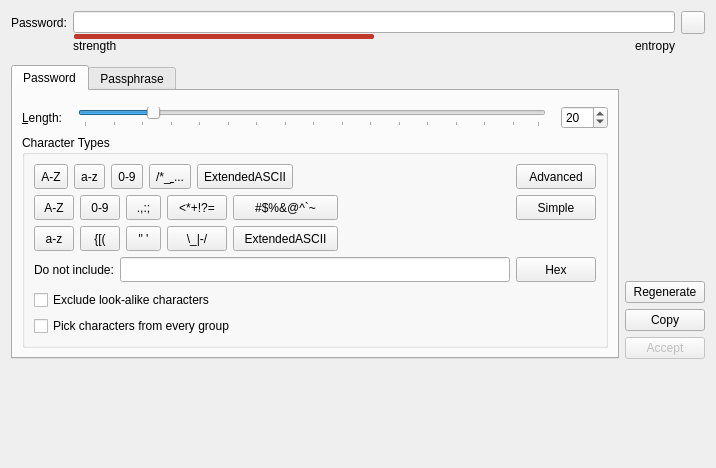
<?xml version="1.0" encoding="UTF-8"?>
<ui version="4.0">
 <class>PasswordGeneratorWidget</class>
 <widget class="QWidget" name="PasswordGeneratorWidget">
  <property name="geometry">
   <rect>
    <x>0</x>
    <y>0</y>
    <width>716</width>
    <height>468</height>
   </rect>
  </property>
  <property name="sizePolicy">
   <sizepolicy hsizetype="Preferred" vsizetype="Fixed">
    <horstretch>0</horstretch>
    <verstretch>0</verstretch>
   </sizepolicy>
  </property>
  <property name="windowTitle">
   <string/>
  </property>
  <layout class="QVBoxLayout" name="verticalLayout_2" stretch="0,0,0">
   <property name="sizeConstraint">
    <enum>QLayout::SetMinimumSize</enum>
   </property>
   <item>
    <layout class="QGridLayout" name="passwordFieldLayout">
     <property name="sizeConstraint">
      <enum>QLayout::SetMinimumSize</enum>
     </property>
     <property name="bottomMargin">
      <number>0</number>
     </property>
     <property name="verticalSpacing">
      <number>0</number>
     </property>
     <item row="1" column="1">
      <widget class="QProgressBar" name="entropyProgressBar">
       <property name="minimumSize">
        <size>
         <width>50</width>
         <height>5</height>
        </size>
       </property>
       <property name="maximumSize">
        <size>
         <width>16777215</width>
         <height>5</height>
        </size>
       </property>
       <property name="styleSheet">
        <string notr="true">QProgressBar {
	border: none;
	height: 2px;
    font-size: 1px;
	background-color: transparent;
    padding: 0 1px;
}
QProgressBar::chunk {
	background-color: #c0392b;
	border-radius: 2px;
}</string>
       </property>
       <property name="maximum">
        <number>200</number>
       </property>
       <property name="value">
        <number>100</number>
       </property>
       <property name="textVisible">
        <bool>false</bool>
       </property>
       <property name="orientation">
        <enum>Qt::Horizontal</enum>
       </property>
       <property name="invertedAppearance">
        <bool>false</bool>
       </property>
       <property name="textDirection">
        <enum>QProgressBar::TopToBottom</enum>
       </property>
       <property name="format">
        <string>%p%</string>
       </property>
      </widget>
     </item>
     <item row="0" column="0">
      <widget class="QLabel" name="labelNewPassword">
       <property name="text">
        <string>Password:</string>
       </property>
       <property name="buddy">
        <cstring>editNewPassword</cstring>
       </property>
      </widget>
     </item>
     <item row="2" column="1">
      <layout class="QHBoxLayout" name="passwordStrengthTextLayout">
       <item>
        <widget class="QLabel" name="strengthLabel">
         <property name="minimumSize">
          <size>
           <width>70</width>
           <height>0</height>
          </size>
         </property>
         <property name="maximumSize">
          <size>
           <width>16777215</width>
           <height>30</height>
          </size>
         </property>
         <property name="text">
          <string comment="Password strength">strength</string>
         </property>
         <property name="textFormat">
          <enum>Qt::PlainText</enum>
         </property>
         <property name="alignment">
          <set>Qt::AlignLeading|Qt::AlignLeft|Qt::AlignTop</set>
         </property>
         <property name="margin">
          <number>3</number>
         </property>
        </widget>
       </item>
       <item>
        <spacer name="horizontalSpacer_2">
         <property name="orientation">
          <enum>Qt::Horizontal</enum>
         </property>
         <property name="sizeHint" stdset="0">
          <size>
           <width>40</width>
           <height>20</height>
          </size>
         </property>
        </spacer>
       </item>
       <item>
        <widget class="QLabel" name="entropyLabel">
         <property name="minimumSize">
          <size>
           <width>70</width>
           <height>0</height>
          </size>
         </property>
         <property name="text">
          <string>entropy</string>
         </property>
         <property name="alignment">
          <set>Qt::AlignRight|Qt::AlignTop|Qt::AlignTrailing</set>
         </property>
         <property name="margin">
          <number>3</number>
         </property>
        </widget>
       </item>
      </layout>
     </item>
     <item row="0" column="1">
      <widget class="PasswordEdit" name="editNewPassword">
       <property name="maxLength">
        <number>999</number>
       </property>
      </widget>
     </item>
     <item row="0" column="2">
      <widget class="QToolButton" name="togglePasswordButton">
       <property name="checkable">
        <bool>true</bool>
       </property>
      </widget>
     </item>
    </layout>
   </item>
   <item>
    <layout class="QHBoxLayout" name="horizontalLayout">
     <property name="sizeConstraint">
      <enum>QLayout::SetMinimumSize</enum>
     </property>
     <item>
      <widget class="QTabWidget" name="tabWidget">
       <property name="sizePolicy">
        <sizepolicy hsizetype="Expanding" vsizetype="Minimum">
         <horstretch>0</horstretch>
         <verstretch>0</verstretch>
        </sizepolicy>
       </property>
       <property name="tabPosition">
        <enum>QTabWidget::North</enum>
       </property>
       <property name="tabShape">
        <enum>QTabWidget::Rounded</enum>
       </property>
       <property name="currentIndex">
        <number>0</number>
       </property>
       <widget class="QWidget" name="passwordWidget">
        <attribute name="title">
         <string>Password</string>
        </attribute>
        <layout class="QGridLayout" name="gridLayout">
         <item row="1" column="0">
          <layout class="QHBoxLayout" name="optionsLayout">
           <property name="sizeConstraint">
            <enum>QLayout::SetMinimumSize</enum>
           </property>
           <item>
            <widget class="QGroupBox" name="groupBox">
             <property name="minimumSize">
              <size>
               <width>580</width>
               <height>0</height>
              </size>
             </property>
             <property name="title">
              <string>Character Types</string>
             </property>
             <layout class="QVBoxLayout" name="verticalLayout">
              <property name="sizeConstraint">
               <enum>QLayout::SetMinimumSize</enum>
              </property>
              <item>
               <widget class="QWidget" name="simpleBar" native="true">
                <layout class="QHBoxLayout" name="horizontalLayout_4">
                 <property name="leftMargin">
                  <number>0</number>
                 </property>
                 <property name="topMargin">
                  <number>0</number>
                 </property>
                 <property name="rightMargin">
                  <number>0</number>
                 </property>
                 <property name="bottomMargin">
                  <number>0</number>
                 </property>
                 <item>
                  <layout class="QHBoxLayout" name="alphabetLayout" stretch="0,0,0,0,0,0,0">
                   <property name="sizeConstraint">
                    <enum>QLayout::SetMinimumSize</enum>
                   </property>
                   <item>
                    <widget class="QToolButton" name="checkBoxUpper">
                     <property name="minimumSize">
                      <size>
                       <width>0</width>
                       <height>25</height>
                      </size>
                     </property>
                     <property name="focusPolicy">
                      <enum>Qt::StrongFocus</enum>
                     </property>
                     <property name="toolTip">
                      <string>Upper Case Letters</string>
                     </property>
                     <property name="text">
                      <string notr="true">A-Z</string>
                     </property>
                     <property name="checkable">
                      <bool>true</bool>
                     </property>
                     <attribute name="buttonGroup">
                      <string notr="true">optionButtons</string>
                     </attribute>
                    </widget>
                   </item>
                   <item>
                    <widget class="QToolButton" name="checkBoxLower">
                     <property name="minimumSize">
                      <size>
                       <width>0</width>
                       <height>25</height>
                      </size>
                     </property>
                     <property name="focusPolicy">
                      <enum>Qt::StrongFocus</enum>
                     </property>
                     <property name="toolTip">
                      <string>Lower Case Letters</string>
                     </property>
                     <property name="text">
                      <string notr="true">a-z</string>
                     </property>
                     <property name="checkable">
                      <bool>true</bool>
                     </property>
                     <attribute name="buttonGroup">
                      <string notr="true">optionButtons</string>
                     </attribute>
                    </widget>
                   </item>
                   <item>
                    <widget class="QToolButton" name="checkBoxNumbers">
                     <property name="minimumSize">
                      <size>
                       <width>0</width>
                       <height>25</height>
                      </size>
                     </property>
                     <property name="focusPolicy">
                      <enum>Qt::StrongFocus</enum>
                     </property>
                     <property name="toolTip">
                      <string>Numbers</string>
                     </property>
                     <property name="text">
                      <string notr="true">0-9</string>
                     </property>
                     <property name="checkable">
                      <bool>true</bool>
                     </property>
                     <attribute name="buttonGroup">
                      <string notr="true">optionButtons</string>
                     </attribute>
                    </widget>
                   </item>
                   <item>
                    <widget class="QToolButton" name="checkBoxSpecialChars">
                     <property name="enabled">
                      <bool>true</bool>
                     </property>
                     <property name="minimumSize">
                      <size>
                       <width>0</width>
                       <height>25</height>
                      </size>
                     </property>
                     <property name="focusPolicy">
                      <enum>Qt::StrongFocus</enum>
                     </property>
                     <property name="toolTip">
                      <string>Special Characters</string>
                     </property>
                     <property name="text">
                      <string notr="true">/*_&amp; ...</string>
                     </property>
                     <property name="checkable">
                      <bool>true</bool>
                     </property>
                     <attribute name="buttonGroup">
                      <string notr="true">optionButtons</string>
                     </attribute>
                    </widget>
                   </item>
                   <item>
                    <widget class="QToolButton" name="checkBoxExtASCII">
                     <property name="minimumSize">
                      <size>
                       <width>0</width>
                       <height>25</height>
                      </size>
                     </property>
                     <property name="maximumSize">
                      <size>
                       <width>16777215</width>
                       <height>16777215</height>
                      </size>
                     </property>
                     <property name="focusPolicy">
                      <enum>Qt::StrongFocus</enum>
                     </property>
                     <property name="toolTip">
                      <string>Extended ASCII</string>
                     </property>
                     <property name="text">
                      <string>ExtendedASCII</string>
                     </property>
                     <property name="checkable">
                      <bool>true</bool>
                     </property>
                     <attribute name="buttonGroup">
                      <string notr="true">optionButtons</string>
                     </attribute>
                    </widget>
                   </item>
                   <item>
                    <spacer name="horizontalSpacer">
                     <property name="orientation">
                      <enum>Qt::Horizontal</enum>
                     </property>
                     <property name="sizeHint" stdset="0">
                      <size>
                       <width>40</width>
                       <height>20</height>
                      </size>
                     </property>
                    </spacer>
                   </item>
                   <item>
                    <widget class="QPushButton" name="buttonAdvancedMode">
                     <property name="minimumSize">
                      <size>
                       <width>0</width>
                       <height>25</height>
                      </size>
                     </property>
                     <property name="toolTip">
                      <string>Switch to advanced mode</string>
                     </property>
                     <property name="text">
                      <string>Advanced</string>
                     </property>
                     <attribute name="buttonGroup">
                      <string notr="true">optionButtons</string>
                     </attribute>
                    </widget>
                   </item>
                  </layout>
                 </item>
                </layout>
               </widget>
              </item>
              <item>
               <widget class="QWidget" name="advancedBar" native="true">
                <property name="enabled">
                 <bool>true</bool>
                </property>
                <layout class="QHBoxLayout" name="horizontalLayout_5">
                 <property name="leftMargin">
                  <number>0</number>
                 </property>
                 <property name="topMargin">
                  <number>0</number>
                 </property>
                 <property name="rightMargin">
                  <number>0</number>
                 </property>
                 <property name="bottomMargin">
                  <number>0</number>
                 </property>
                 <item>
                  <layout class="QVBoxLayout" name="verticalLayout_4">
                   <property name="sizeConstraint">
                    <enum>QLayout::SetMinimumSize</enum>
                   </property>
                   <item>
                    <widget class="QToolButton" name="checkBoxUpperAdv">
                     <property name="minimumSize">
                      <size>
                       <width>40</width>
                       <height>25</height>
                      </size>
                     </property>
                     <property name="focusPolicy">
                      <enum>Qt::StrongFocus</enum>
                     </property>
                     <property name="toolTip">
                      <string>Upper Case Letters A to F</string>
                     </property>
                     <property name="text">
                      <string>A-Z</string>
                     </property>
                     <property name="checkable">
                      <bool>true</bool>
                     </property>
                     <attribute name="buttonGroup">
                      <string notr="true">optionButtons</string>
                     </attribute>
                    </widget>
                   </item>
                   <item>
                    <widget class="QToolButton" name="checkBoxLowerAdv">
                     <property name="minimumSize">
                      <size>
                       <width>40</width>
                       <height>25</height>
                      </size>
                     </property>
                     <property name="focusPolicy">
                      <enum>Qt::StrongFocus</enum>
                     </property>
                     <property name="toolTip">
                      <string>Lower Case Letters A to F</string>
                     </property>
                     <property name="text">
                      <string>a-z</string>
                     </property>
                     <property name="checkable">
                      <bool>true</bool>
                     </property>
                     <attribute name="buttonGroup">
                      <string notr="true">optionButtons</string>
                     </attribute>
                    </widget>
                   </item>
                  </layout>
                 </item>
                 <item>
                  <layout class="QVBoxLayout" name="verticalLayout_6">
                   <property name="sizeConstraint">
                    <enum>QLayout::SetMinimumSize</enum>
                   </property>
                   <item>
                    <widget class="QToolButton" name="checkBoxNumbersAdv">
                     <property name="minimumSize">
                      <size>
                       <width>40</width>
                       <height>25</height>
                      </size>
                     </property>
                     <property name="focusPolicy">
                      <enum>Qt::StrongFocus</enum>
                     </property>
                     <property name="toolTip">
                      <string>Numbers</string>
                     </property>
                     <property name="text">
                      <string>0-9</string>
                     </property>
                     <property name="checkable">
                      <bool>true</bool>
                     </property>
                     <attribute name="buttonGroup">
                      <string notr="true">optionButtons</string>
                     </attribute>
                    </widget>
                   </item>
                   <item>
                    <widget class="QToolButton" name="checkBoxBraces">
                     <property name="minimumSize">
                      <size>
                       <width>40</width>
                       <height>25</height>
                      </size>
                     </property>
                     <property name="focusPolicy">
                      <enum>Qt::StrongFocus</enum>
                     </property>
                     <property name="toolTip">
                      <string>Braces</string>
                     </property>
                     <property name="text">
                      <string>{[(</string>
                     </property>
                     <property name="checkable">
                      <bool>true</bool>
                     </property>
                     <attribute name="buttonGroup">
                      <string notr="true">optionButtons</string>
                     </attribute>
                    </widget>
                   </item>
                  </layout>
                 </item>
                 <item>
                  <layout class="QVBoxLayout" name="verticalLayout_7">
                   <property name="sizeConstraint">
                    <enum>QLayout::SetMinimumSize</enum>
                   </property>
                   <item>
                    <widget class="QToolButton" name="checkBoxPunctuation">
                     <property name="minimumSize">
                      <size>
                       <width>35</width>
                       <height>25</height>
                      </size>
                     </property>
                     <property name="focusPolicy">
                      <enum>Qt::StrongFocus</enum>
                     </property>
                     <property name="toolTip">
                      <string>Punctuation</string>
                     </property>
                     <property name="text">
                      <string>.,:;</string>
                     </property>
                     <property name="checkable">
                      <bool>true</bool>
                     </property>
                     <attribute name="buttonGroup">
                      <string notr="true">optionButtons</string>
                     </attribute>
                    </widget>
                   </item>
                   <item>
                    <widget class="QToolButton" name="checkBoxQuotes">
                     <property name="minimumSize">
                      <size>
                       <width>35</width>
                       <height>25</height>
                      </size>
                     </property>
                     <property name="focusPolicy">
                      <enum>Qt::StrongFocus</enum>
                     </property>
                     <property name="toolTip">
                      <string>Quotes</string>
                     </property>
                     <property name="text">
                      <string>&quot; '</string>
                     </property>
                     <property name="checkable">
                      <bool>true</bool>
                     </property>
                     <attribute name="buttonGroup">
                      <string notr="true">optionButtons</string>
                     </attribute>
                    </widget>
                   </item>
                  </layout>
                 </item>
                 <item>
                  <layout class="QVBoxLayout" name="verticalLayout_8">
                   <property name="sizeConstraint">
                    <enum>QLayout::SetMinimumSize</enum>
                   </property>
                   <item>
                    <widget class="QToolButton" name="checkBoxMath">
                     <property name="minimumSize">
                      <size>
                       <width>60</width>
                       <height>25</height>
                      </size>
                     </property>
                     <property name="focusPolicy">
                      <enum>Qt::StrongFocus</enum>
                     </property>
                     <property name="toolTip">
                      <string>Math</string>
                     </property>
                     <property name="text">
                      <string>&lt;*+!?=</string>
                     </property>
                     <property name="checkable">
                      <bool>true</bool>
                     </property>
                     <attribute name="buttonGroup">
                      <string notr="true">optionButtons</string>
                     </attribute>
                    </widget>
                   </item>
                   <item>
                    <widget class="QToolButton" name="checkBoxDashes">
                     <property name="minimumSize">
                      <size>
                       <width>60</width>
                       <height>25</height>
                      </size>
                     </property>
                     <property name="focusPolicy">
                      <enum>Qt::StrongFocus</enum>
                     </property>
                     <property name="toolTip">
                      <string>Dashes</string>
                     </property>
                     <property name="text">
                      <string>\_|-/</string>
                     </property>
                     <property name="checkable">
                      <bool>true</bool>
                     </property>
                     <attribute name="buttonGroup">
                      <string notr="true">optionButtons</string>
                     </attribute>
                    </widget>
                   </item>
                  </layout>
                 </item>
                 <item>
                  <layout class="QVBoxLayout" name="verticalLayout_9">
                   <property name="sizeConstraint">
                    <enum>QLayout::SetMinimumSize</enum>
                   </property>
                   <item>
                    <widget class="QToolButton" name="checkBoxLogograms">
                     <property name="minimumSize">
                      <size>
                       <width>105</width>
                       <height>25</height>
                      </size>
                     </property>
                     <property name="focusPolicy">
                      <enum>Qt::StrongFocus</enum>
                     </property>
                     <property name="toolTip">
                      <string>Logograms</string>
                     </property>
                     <property name="text">
                      <string>#$%&amp;&amp;@^`~</string>
                     </property>
                     <property name="checkable">
                      <bool>true</bool>
                     </property>
                     <attribute name="buttonGroup">
                      <string notr="true">optionButtons</string>
                     </attribute>
                    </widget>
                   </item>
                   <item>
                    <widget class="QToolButton" name="checkBoxExtASCIIAdv">
                     <property name="minimumSize">
                      <size>
                       <width>105</width>
                       <height>25</height>
                      </size>
                     </property>
                     <property name="focusPolicy">
                      <enum>Qt::StrongFocus</enum>
                     </property>
                     <property name="toolTip">
                      <string>Extended ASCII</string>
                     </property>
                     <property name="text">
                      <string>ExtendedASCII</string>
                     </property>
                     <property name="checkable">
                      <bool>true</bool>
                     </property>
                     <attribute name="buttonGroup">
                      <string notr="true">optionButtons</string>
                     </attribute>
                    </widget>
                   </item>
                  </layout>
                 </item>
                 <item>
                  <spacer name="horizontalSpacer_3">
                   <property name="orientation">
                    <enum>Qt::Horizontal</enum>
                   </property>
                   <property name="sizeHint" stdset="0">
                    <size>
                     <width>40</width>
                     <height>20</height>
                    </size>
                   </property>
                  </spacer>
                 </item>
                 <item>
                  <layout class="QVBoxLayout" name="verticalLayout_10">
                   <property name="sizeConstraint">
                    <enum>QLayout::SetMinimumSize</enum>
                   </property>
                   <item alignment="Qt::AlignTop">
                    <widget class="QPushButton" name="buttonSimpleMode">
                     <property name="minimumSize">
                      <size>
                       <width>0</width>
                       <height>25</height>
                      </size>
                     </property>
                     <property name="toolTip">
                      <string>Switch to simple mode</string>
                     </property>
                     <property name="text">
                      <string>Simple</string>
                     </property>
                     <attribute name="buttonGroup">
                      <string notr="true">optionButtons</string>
                     </attribute>
                    </widget>
                   </item>
                  </layout>
                 </item>
                </layout>
               </widget>
              </item>
              <item>
               <widget class="QWidget" name="excludedChars" native="true">
                <property name="enabled">
                 <bool>true</bool>
                </property>
                <layout class="QGridLayout" name="gridLayout_5">
                 <property name="leftMargin">
                  <number>0</number>
                 </property>
                 <property name="topMargin">
                  <number>0</number>
                 </property>
                 <property name="rightMargin">
                  <number>0</number>
                 </property>
                 <property name="bottomMargin">
                  <number>0</number>
                 </property>
                 <item row="0" column="1">
                  <widget class="QLineEdit" name="editExcludedChars">
                   <property name="minimumSize">
                    <size>
                     <width>0</width>
                     <height>25</height>
                    </size>
                   </property>
                   <property name="toolTip">
                    <string>Character set to exclude from generated password</string>
                   </property>
                   <property name="clearButtonEnabled">
                    <bool>true</bool>
                   </property>
                  </widget>
                 </item>
                 <item row="0" column="0">
                  <widget class="QLabel" name="labelExcludedChars">
                   <property name="text">
                    <string>Do not include:</string>
                   </property>
                  </widget>
                 </item>
                 <item row="0" column="2">
                  <widget class="QPushButton" name="buttonAddHex">
                   <property name="minimumSize">
                    <size>
                     <width>0</width>
                     <height>25</height>
                    </size>
                   </property>
                   <property name="toolTip">
                    <string>Add non-hex letters to &quot;do not include&quot; list</string>
                   </property>
                   <property name="text">
                    <string>Hex</string>
                   </property>
                  </widget>
                 </item>
                </layout>
               </widget>
              </item>
              <item>
               <spacer name="verticalSpacer_2">
                <property name="orientation">
                 <enum>Qt::Vertical</enum>
                </property>
                <property name="sizeHint" stdset="0">
                 <size>
                  <width>20</width>
                  <height>0</height>
                 </size>
                </property>
               </spacer>
              </item>
              <item>
               <widget class="QCheckBox" name="checkBoxExcludeAlike">
                <property name="toolTip">
                 <string>Excluded characters: &quot;0&quot;, &quot;1&quot;, &quot;l&quot;, &quot;I&quot;, &quot;O&quot;, &quot;|&quot;, &quot;﹒&quot;</string>
                </property>
                <property name="text">
                 <string>Exclude look-alike characters</string>
                </property>
                <attribute name="buttonGroup">
                 <string notr="true">optionButtons</string>
                </attribute>
               </widget>
              </item>
              <item>
               <widget class="QCheckBox" name="checkBoxEnsureEvery">
                <property name="text">
                 <string>Pick characters from every group</string>
                </property>
                <attribute name="buttonGroup">
                 <string notr="true">optionButtons</string>
                </attribute>
               </widget>
              </item>
             </layout>
            </widget>
           </item>
          </layout>
         </item>
         <item row="0" column="0">
          <layout class="QHBoxLayout" name="passwordLengthSliderLayout">
           <property name="spacing">
            <number>15</number>
           </property>
           <property name="sizeConstraint">
            <enum>QLayout::SetMinimumSize</enum>
           </property>
           <property name="topMargin">
            <number>6</number>
           </property>
           <item>
            <widget class="QLabel" name="labelLength">
             <property name="text">
              <string>&amp;Length:</string>
             </property>
             <property name="buddy">
              <cstring>spinBoxLength</cstring>
             </property>
            </widget>
           </item>
           <item>
            <widget class="QSlider" name="sliderLength">
             <property name="minimum">
              <number>1</number>
             </property>
             <property name="maximum">
              <number>128</number>
             </property>
             <property name="sliderPosition">
              <number>20</number>
             </property>
             <property name="orientation">
              <enum>Qt::Horizontal</enum>
             </property>
             <property name="tickPosition">
              <enum>QSlider::TicksBelow</enum>
             </property>
             <property name="tickInterval">
              <number>8</number>
             </property>
            </widget>
           </item>
           <item alignment="Qt::AlignRight">
            <widget class="QSpinBox" name="spinBoxLength">
             <property name="minimum">
              <number>1</number>
             </property>
             <property name="maximum">
              <number>999</number>
             </property>
             <property name="value">
              <number>20</number>
             </property>
            </widget>
           </item>
          </layout>
         </item>
        </layout>
       </widget>
       <widget class="QWidget" name="dicewareWidget">
        <attribute name="title">
         <string>Passphrase</string>
        </attribute>
        <layout class="QGridLayout" name="gridLayout_2">
         <item row="1" column="0">
          <layout class="QHBoxLayout" name="horizontalLayout_2">
           <item>
            <layout class="QGridLayout" name="gridLayout_3">
             <item row="3" column="0" alignment="Qt::AlignRight">
              <widget class="QLabel" name="wordCaseLabel">
               <property name="text">
                <string>Word Case:</string>
               </property>
              </widget>
             </item>
             <item row="0" column="1">
              <widget class="QComboBox" name="comboBoxWordList">
               <property name="sizePolicy">
                <sizepolicy hsizetype="Expanding" vsizetype="Fixed">
                 <horstretch>0</horstretch>
                 <verstretch>0</verstretch>
                </sizepolicy>
               </property>
              </widget>
             </item>
             <item row="2" column="0" alignment="Qt::AlignRight">
              <widget class="QLabel" name="labelWordSeparator">
               <property name="text">
                <string>Word Separator:</string>
               </property>
              </widget>
             </item>
             <item row="0" column="0" alignment="Qt::AlignRight">
              <widget class="QLabel" name="labelWordList">
               <property name="sizePolicy">
                <sizepolicy hsizetype="Minimum" vsizetype="Preferred">
                 <horstretch>0</horstretch>
                 <verstretch>0</verstretch>
                </sizepolicy>
               </property>
               <property name="text">
                <string>Wordlist:</string>
               </property>
              </widget>
             </item>
             <item row="4" column="1">
              <spacer name="verticalSpacer_3">
               <property name="orientation">
                <enum>Qt::Vertical</enum>
               </property>
               <property name="sizeHint" stdset="0">
                <size>
                 <width>20</width>
                 <height>40</height>
                </size>
               </property>
              </spacer>
             </item>
             <item row="1" column="1">
              <layout class="QHBoxLayout" name="horizontalLayout_3">
               <property name="sizeConstraint">
                <enum>QLayout::SetMinimumSize</enum>
               </property>
               <item>
                <widget class="QSlider" name="sliderWordCount">
                 <property name="minimum">
                  <number>1</number>
                 </property>
                 <property name="maximum">
                  <number>40</number>
                 </property>
                 <property name="value">
                  <number>6</number>
                 </property>
                 <property name="sliderPosition">
                  <number>6</number>
                 </property>
                 <property name="orientation">
                  <enum>Qt::Horizontal</enum>
                 </property>
                 <property name="tickPosition">
                  <enum>QSlider::TicksBelow</enum>
                 </property>
                 <property name="tickInterval">
                  <number>8</number>
                 </property>
                </widget>
               </item>
               <item>
                <widget class="QSpinBox" name="spinBoxWordCount">
                 <property name="minimum">
                  <number>1</number>
                 </property>
                 <property name="maximum">
                  <number>100</number>
                 </property>
                 <property name="value">
                  <number>6</number>
                 </property>
                </widget>
               </item>
              </layout>
             </item>
             <item row="1" column="0" alignment="Qt::AlignRight">
              <widget class="QLabel" name="labelWordCount">
               <property name="text">
                <string>Word Co&amp;unt:</string>
               </property>
               <property name="buddy">
                <cstring>spinBoxLength</cstring>
               </property>
              </widget>
             </item>
             <item row="2" column="1">
              <widget class="QLineEdit" name="editWordSeparator">
               <property name="text">
                <string/>
               </property>
              </widget>
             </item>
             <item row="3" column="1">
              <layout class="QHBoxLayout" name="horizontalLayout_6">
               <item>
                <widget class="QComboBox" name="wordCaseComboBox"/>
               </item>
               <item>
                <spacer name="horizontalSpacer_4">
                 <property name="orientation">
                  <enum>Qt::Horizontal</enum>
                 </property>
                 <property name="sizeHint" stdset="0">
                  <size>
                   <width>40</width>
                   <height>20</height>
                  </size>
                 </property>
                </spacer>
               </item>
              </layout>
             </item>
            </layout>
           </item>
          </layout>
         </item>
        </layout>
       </widget>
      </widget>
     </item>
     <item>
      <layout class="QVBoxLayout" name="verticalLayout_3">
       <item>
        <spacer name="verticalSpacer">
         <property name="orientation">
          <enum>Qt::Vertical</enum>
         </property>
         <property name="sizeHint" stdset="0">
          <size>
           <width>20</width>
           <height>40</height>
          </size>
         </property>
        </spacer>
       </item>
       <item>
        <widget class="QPushButton" name="buttonGenerate">
         <property name="text">
          <string>Regenerate</string>
         </property>
        </widget>
       </item>
       <item>
        <widget class="QPushButton" name="buttonCopy">
         <property name="text">
          <string>Copy</string>
         </property>
        </widget>
       </item>
       <item>
        <widget class="QPushButton" name="buttonApply">
         <property name="enabled">
          <bool>false</bool>
         </property>
         <property name="text">
          <string>Accept</string>
         </property>
        </widget>
       </item>
      </layout>
     </item>
    </layout>
   </item>
   <item>
    <spacer name="verticalSpacer_4">
     <property name="orientation">
      <enum>Qt::Vertical</enum>
     </property>
     <property name="sizeHint" stdset="0">
      <size>
       <width>0</width>
       <height>0</height>
      </size>
     </property>
    </spacer>
   </item>
  </layout>
 </widget>
 <customwidgets>
  <customwidget>
   <class>PasswordEdit</class>
   <extends>QLineEdit</extends>
   <header>gui/PasswordEdit.h</header>
   <container>1</container>
  </customwidget>
 </customwidgets>
 <tabstops>
  <tabstop>editNewPassword</tabstop>
  <tabstop>togglePasswordButton</tabstop>
  <tabstop>tabWidget</tabstop>
  <tabstop>sliderLength</tabstop>
  <tabstop>spinBoxLength</tabstop>
  <tabstop>checkBoxUpper</tabstop>
  <tabstop>checkBoxLower</tabstop>
  <tabstop>checkBoxNumbers</tabstop>
  <tabstop>checkBoxSpecialChars</tabstop>
  <tabstop>checkBoxExtASCII</tabstop>
  <tabstop>buttonAdvancedMode</tabstop>
  <tabstop>checkBoxUpperAdv</tabstop>
  <tabstop>checkBoxNumbersAdv</tabstop>
  <tabstop>checkBoxPunctuation</tabstop>
  <tabstop>checkBoxMath</tabstop>
  <tabstop>checkBoxLogograms</tabstop>
  <tabstop>checkBoxLowerAdv</tabstop>
  <tabstop>checkBoxBraces</tabstop>
  <tabstop>checkBoxQuotes</tabstop>
  <tabstop>checkBoxDashes</tabstop>
  <tabstop>checkBoxExtASCIIAdv</tabstop>
  <tabstop>editExcludedChars</tabstop>
  <tabstop>buttonAddHex</tabstop>
  <tabstop>checkBoxExcludeAlike</tabstop>
  <tabstop>checkBoxEnsureEvery</tabstop>
  <tabstop>buttonSimpleMode</tabstop>
  <tabstop>comboBoxWordList</tabstop>
  <tabstop>sliderWordCount</tabstop>
  <tabstop>spinBoxWordCount</tabstop>
  <tabstop>editWordSeparator</tabstop>
  <tabstop>buttonGenerate</tabstop>
  <tabstop>buttonCopy</tabstop>
  <tabstop>buttonApply</tabstop>
 </tabstops>
 <resources/>
 <connections/>
 <buttongroups>
  <buttongroup name="optionButtons">
   <property name="exclusive">
    <bool>false</bool>
   </property>
  </buttongroup>
 </buttongroups>
</ui>
